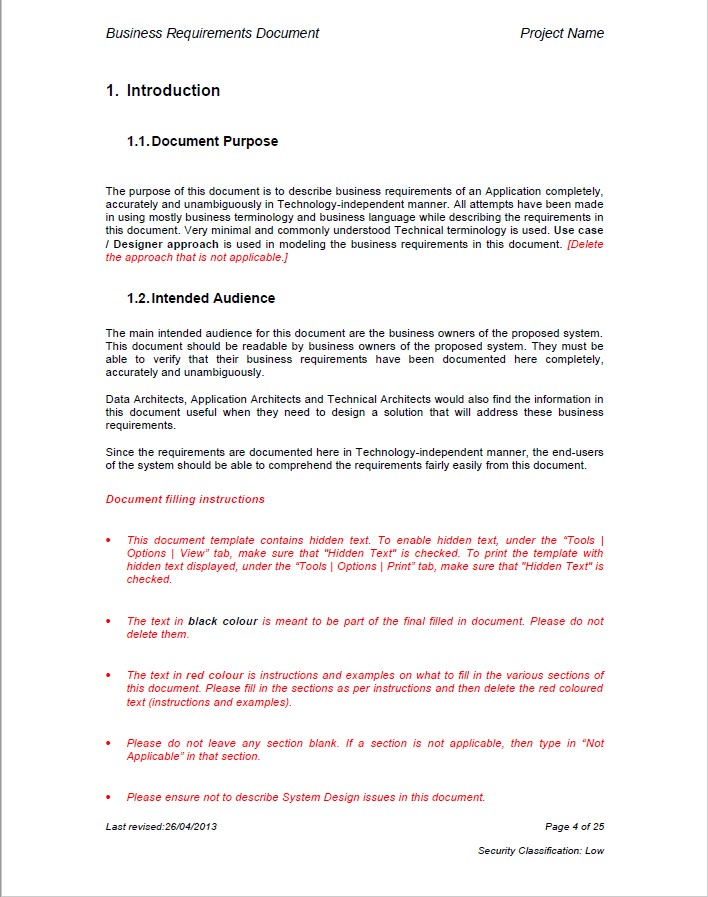
#> input picture images/text-sample.jpg, 708 x 897 px
$ python image-to-text.py --path images/text-sample.jpg
#> lines starting #> are read from the running program, lines starting #| are printed output that depends on the picture; after the words box and inside, x2 and y2 are one past the last pixel; in counts of white or black regions, pixels touching at a corner belong together
import cv2
import imutils
import pytesseract
from pytesseract import Output
import csv
import argparse

# construct the argument parser and parse the arguments
ap = argparse.ArgumentParser()
ap.add_argument("-p", "--path", required=True,
	help="path of the images stored")

args = vars(ap.parse_args())

# reading image using opencv
image = cv2.imread(args["path"])
#> image is the input picture: shape (897, 708, 3); mean B, G, R 243.8, 243.6, 246.2

#converting image into gray scale image
gray_image = cv2.cvtColor(image, cv2.COLOR_BGR2GRAY)
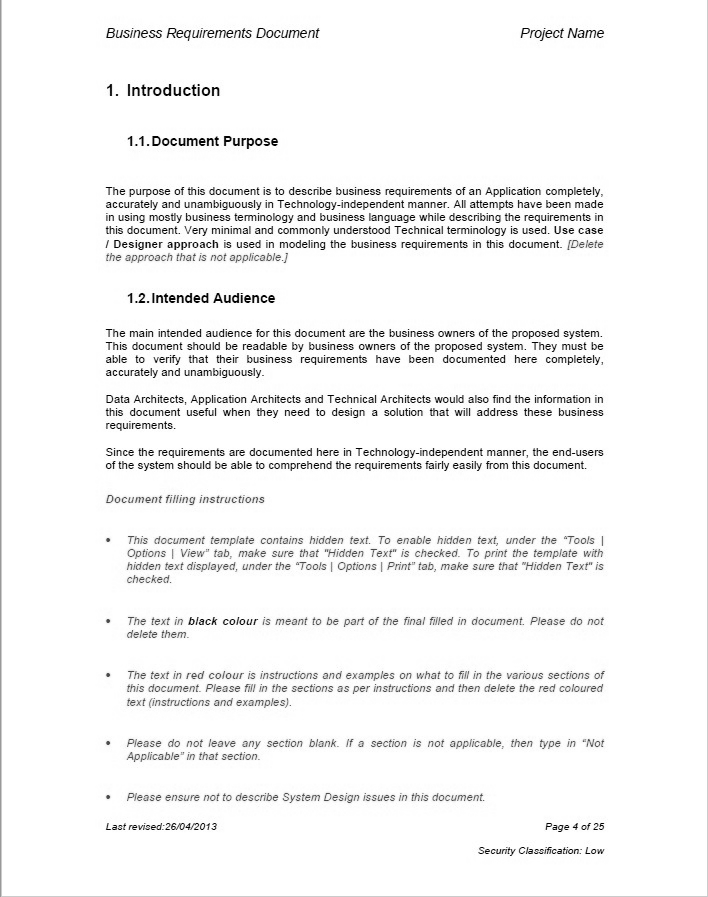
#> gray_image: shape (897, 708); min 0, max 255, mean 244.4

# converting it to binary image by Thresholding
# this step is require if you have colored image because if you skip this part
# then tesseract won't able to detect text correctly and this will give incorrect result

threshold_img = cv2.threshold(gray_image, 0, 255, cv2.THRESH_OTSU)[1]
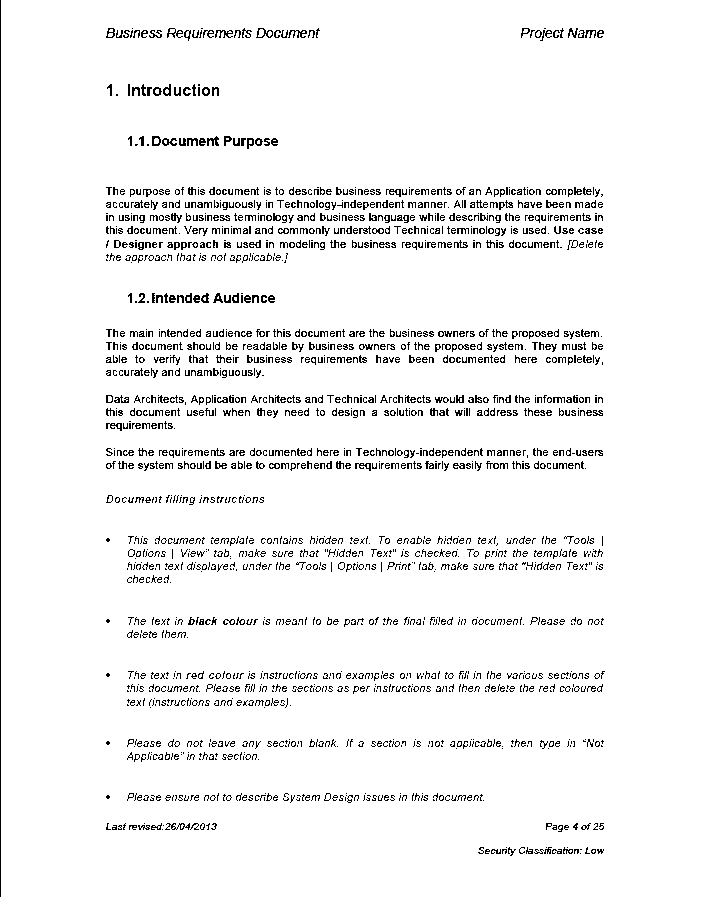
#> threshold_img: shape (897, 708); 95% white; black in thin lines or dots, all inside (x1, y1, x2, y2) = (0, 0, 605, 897)

### uncomment it if you want to show the image
# # display image
# resizedimage = imutils.resize(threshold_img, width=700)
# cv2.imshow('threshold image', resizedimage)

# # Maintain output window until user presses a key
# cv2.waitKey(0)

# # Destroying present windows on screen
# cv2.destroyAllWindows()
### uncomment until here

#configuring parameters for tesseract
custom_config = r'--oem 3 --psm 6'

# now feeding image to tesseract

#> (the run stopped early here; a loop or call above may not have finished)
